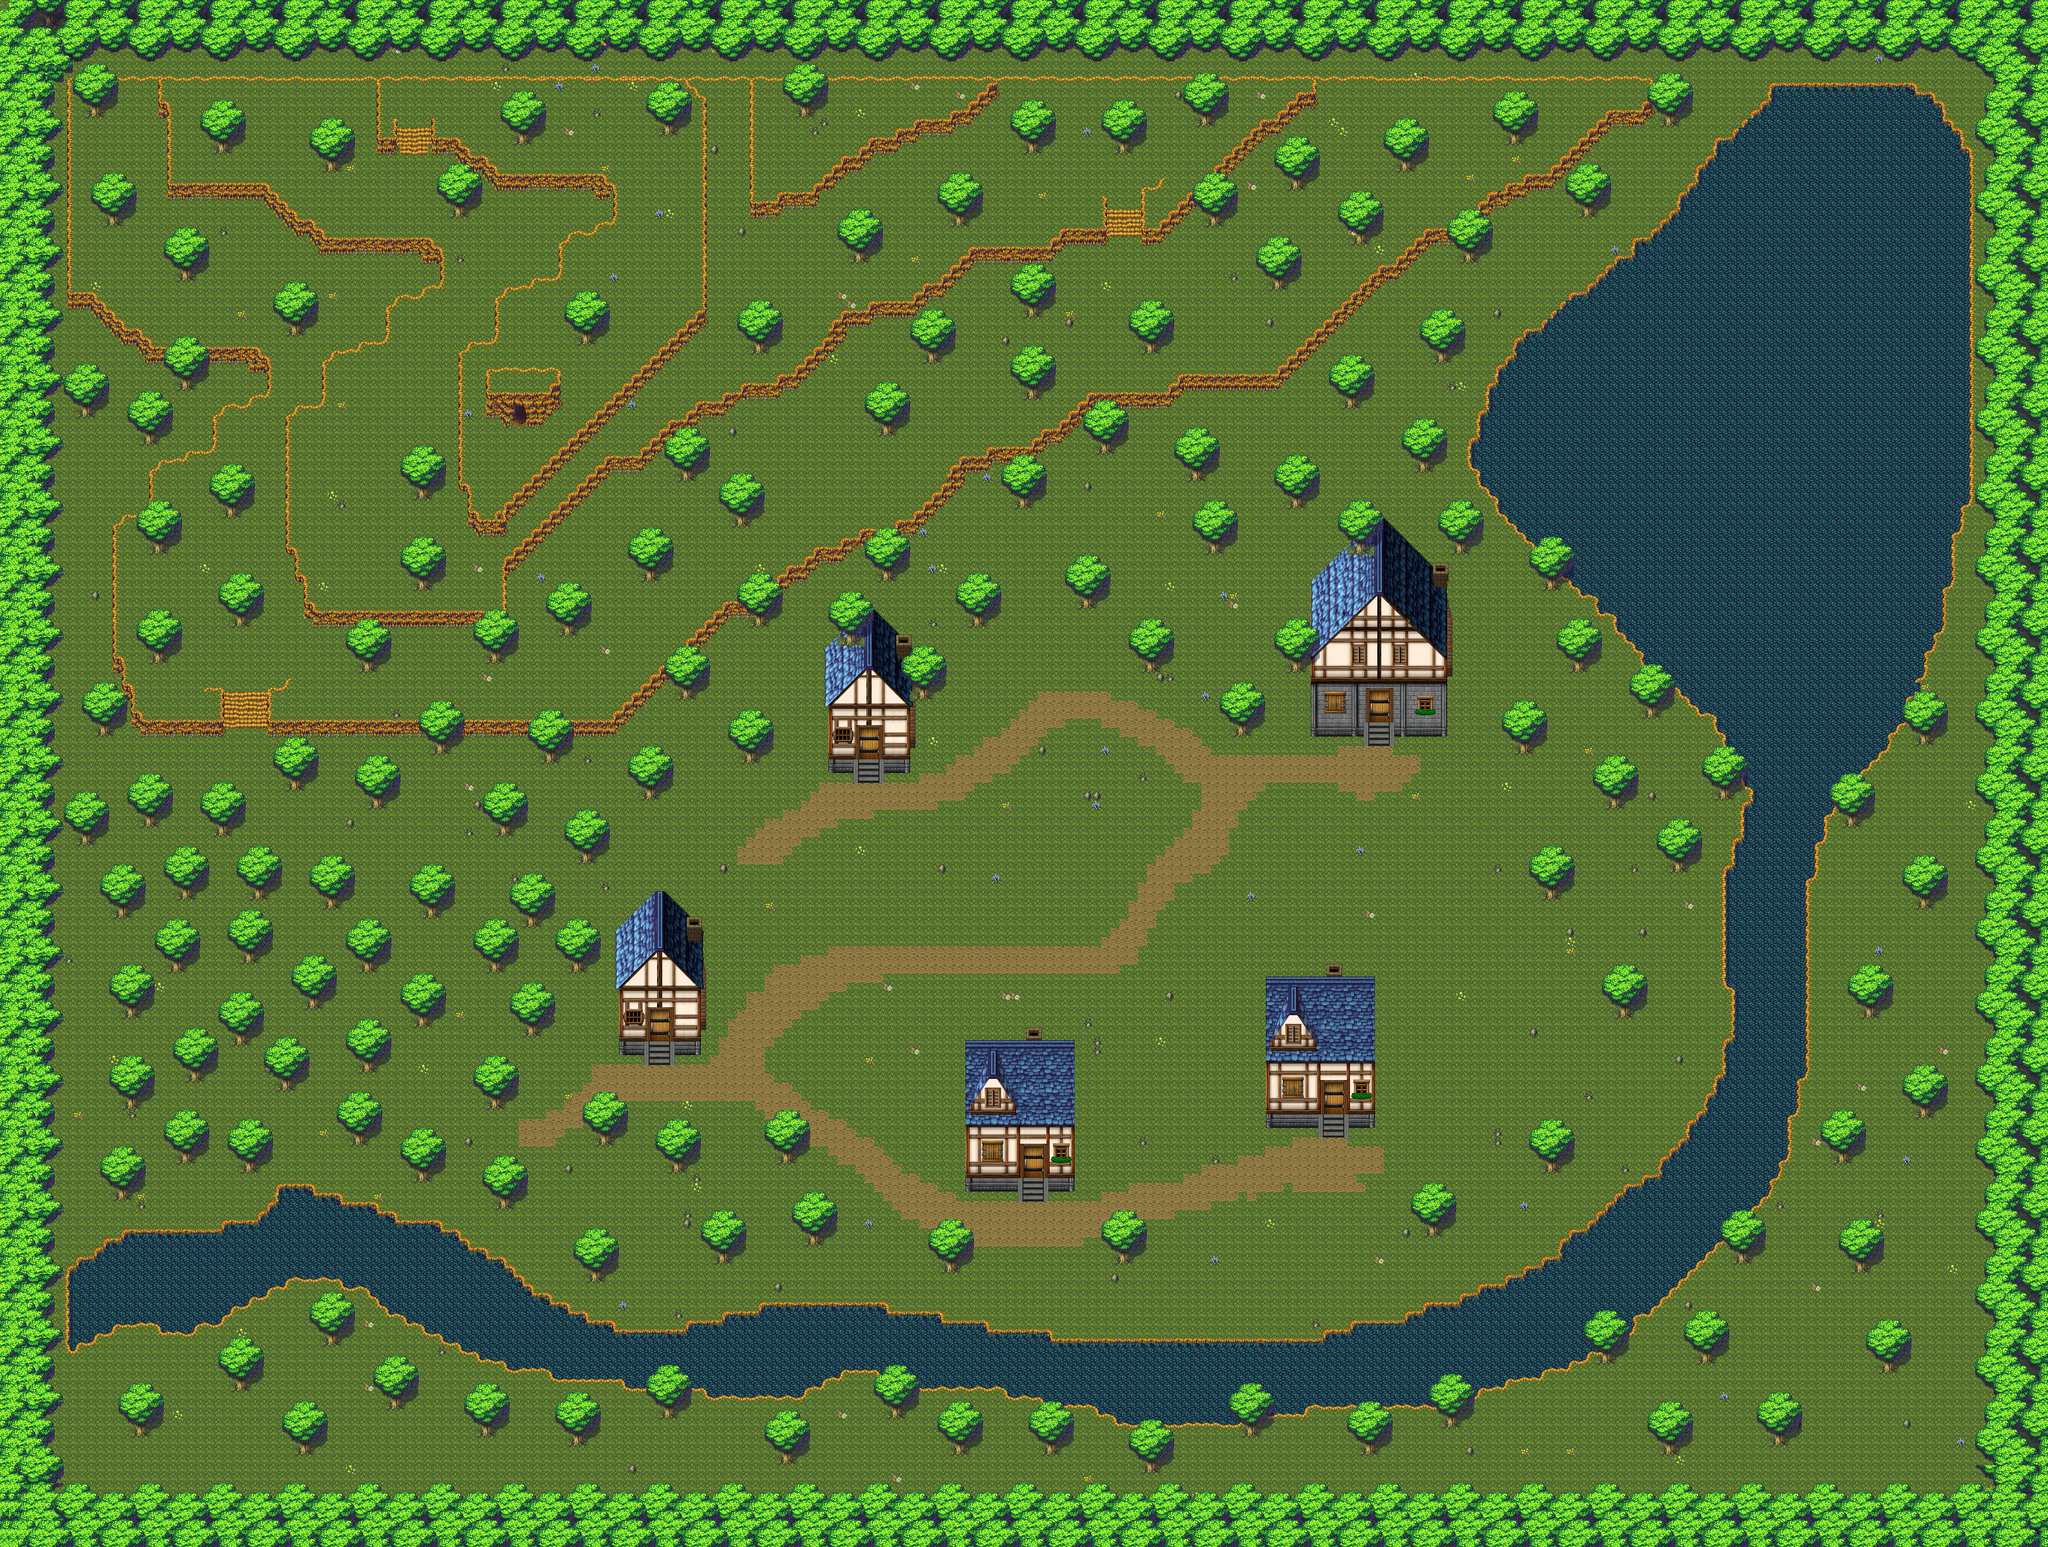

Below is a game level as drawn by its tile map, then a one-line description and the .tmx that defines it (tile-layer data replaced by summaries):
An orthogonal 225x170 tile map with 16x16 px tiles, 10 tile layers (Ground, Water_strairs, Tree_wall, Level_montagne1, ...), 7 tilesets and 703 objects (580x collision, grotte).

<map version="1.10" tiledversion="1.10.2" orientation="orthogonal" renderorder="right-down" width="225" height="170" tilewidth="16" tileheight="16" infinite="0" nextlayerid="17" nextobjectid="870">
 <tileset firstgid="1" source="../Tilesets/gentle forest v01.tsx" />
 <tileset firstgid="257" name="stairsamples" tilewidth="16" tileheight="16" tilecount="572" columns="26">
  <image source="../Tilesets/stairsamples.png" width="430" height="367" />
 </tileset>
 <tileset firstgid="829" name="home1" tilewidth="16" tileheight="16" tilecount="315" columns="15">
  <image source="../Sprites/home1.png" width="240" height="336" />
  <tile id="183">
   <objectgroup draworder="index" id="2">
    <object id="1" x="-0.25" y="-0.25" width="16.375" height="16.25" visible="0" />
   </objectgroup>
  </tile>
  <tile id="184">
   <objectgroup draworder="index" id="2">
    <object id="1" x="-0.125" y="0" width="16.375" height="16.125" visible="0" />
   </objectgroup>
  </tile>
  <tile id="185">
   <objectgroup draworder="index" id="2">
    <object id="1" x="0" y="-0.125" width="16" height="16.375" visible="0" />
   </objectgroup>
  </tile>
  <tile id="186">
   <objectgroup draworder="index" id="2">
    <object id="1" x="-0.125" y="-0.125" width="16.375" height="16.25" visible="0" />
   </objectgroup>
  </tile>
  <tile id="187">
   <objectgroup draworder="index" id="2">
    <object id="1" x="0" y="0" width="16.25" height="16.125" visible="0" />
   </objectgroup>
  </tile>
  <tile id="188">
   <objectgroup draworder="index" id="2">
    <object id="1" x="0" y="-0.125" width="16" height="16.25" visible="0" />
   </objectgroup>
  </tile>
  <tile id="189">
   <objectgroup draworder="index" id="2">
    <object id="1" x="-0.375" y="-0.125" width="16.375" height="16.25" visible="0" />
   </objectgroup>
  </tile>
  <tile id="190">
   <objectgroup draworder="index" id="2">
    <object id="1" x="0.125" y="0.125" width="16" height="16.125" visible="0" />
   </objectgroup>
  </tile>
  <tile id="191">
   <objectgroup draworder="index" id="2">
    <object id="1" x="0.125" y="0.125" width="15.875" height="15.875" visible="0" />
   </objectgroup>
  </tile>
  <tile id="192">
   <objectgroup draworder="index" id="2">
    <object id="1" x="0" y="-0.25" width="9" height="16.25" visible="0" />
   </objectgroup>
  </tile>
  <tile id="198">
   <objectgroup draworder="index" id="2">
    <object id="1" x="-0.125" y="-0.125" width="16.125" height="16.25" visible="0" />
   </objectgroup>
  </tile>
  <tile id="207">
   <objectgroup draworder="index" id="2">
    <object id="1" x="0.125" y="0" width="8.75" height="16.125" visible="0" />
   </objectgroup>
  </tile>
  <tile id="213">
   <objectgroup draworder="index" id="2">
    <object id="1" x="0" y="0" width="16.25" height="16.125" visible="0" />
   </objectgroup>
  </tile>
  <tile id="222">
   <objectgroup draworder="index" id="2">
    <object id="1" x="0" y="-0.125" width="9" height="16" visible="0" />
   </objectgroup>
  </tile>
  <tile id="228">
   <objectgroup draworder="index" id="2">
    <object id="1" x="-0.125" y="-0.125" width="16" height="16.25" visible="0" />
   </objectgroup>
  </tile>
  <tile id="237">
   <objectgroup draworder="index" id="2">
    <object id="1" x="0.125" y="-0.125" width="8.875" height="16.125" visible="0" />
   </objectgroup>
  </tile>
  <tile id="243">
   <objectgroup draworder="index" id="2">
    <object id="1" x="-0.125" y="0" width="16.25" height="16" visible="0" />
   </objectgroup>
  </tile>
  <tile id="251">
   <objectgroup draworder="index" id="2">
    <object id="1" x="-0.125" y="-0.125" width="16.375" height="16.25" visible="0" />
   </objectgroup>
  </tile>
  <tile id="252">
   <objectgroup draworder="index" id="2">
    <object id="1" x="-0.125" y="0.125" width="9.125" height="2.875" visible="0" />
   </objectgroup>
  </tile>
  <tile id="258">
   <objectgroup draworder="index" id="2">
    <object id="1" x="0" y="-0.125" width="16.125" height="16" visible="0" />
   </objectgroup>
  </tile>
  <tile id="266">
   <objectgroup draworder="index" id="2">
    <object id="1" x="-0.25" y="0" width="16.5" height="16.25" visible="0" />
   </objectgroup>
  </tile>
  <tile id="273">
   <objectgroup draworder="index" id="2">
    <object id="1" x="-0.125" y="-0.125" width="15.875" height="16" visible="0" />
   </objectgroup>
  </tile>
  <tile id="274">
   <objectgroup draworder="index" id="2">
    <object id="1" x="0" y="-0.125" width="16.25" height="15.875" visible="0" />
   </objectgroup>
  </tile>
  <tile id="275">
   <objectgroup draworder="index" id="2">
    <object id="1" x="0.125" y="0" width="15.75" height="15.875" visible="0" />
   </objectgroup>
  </tile>
  <tile id="276">
   <objectgroup draworder="index" id="2">
    <object id="1" x="-0.25" y="-0.125" width="16.25" height="16.5" visible="0" />
   </objectgroup>
  </tile>
  <tile id="278">
   <objectgroup draworder="index" id="2">
    <object id="1" x="0" y="-0.125" width="16" height="16.25" visible="0" />
   </objectgroup>
  </tile>
  <tile id="279">
   <objectgroup draworder="index" id="2">
    <object id="1" x="-0.375" y="-0.375" width="17" height="16.625" visible="0" />
   </objectgroup>
  </tile>
  <tile id="280">
   <objectgroup draworder="index" id="2">
    <object id="2" x="0" y="0.125" width="16.125" height="15.75" visible="0" />
   </objectgroup>
  </tile>
  <tile id="281">
   <objectgroup draworder="index" id="2">
    <object id="1" x="-0.125" y="0.125" width="16.375" height="15.875" visible="0" />
   </objectgroup>
  </tile>
  <tile id="291">
   <objectgroup draworder="index" id="2">
    <object id="1" x="0" y="0.125" width="16.125" height="15.75" visible="0" />
   </objectgroup>
  </tile>
  <tile id="292">
   <objectgroup draworder="index" id="2">
    <object id="1" x="-0.125" y="0" width="16.375" height="16" visible="0" />
   </objectgroup>
  </tile>
  <tile id="293">
   <objectgroup draworder="index" id="2">
    <object id="1" x="0" y="-0.25" width="16.5" height="16.625" visible="0" />
   </objectgroup>
  </tile>
 </tileset>
 <tileset firstgid="1144" name="home2" tilewidth="16" tileheight="16" tilecount="378" columns="18">
  <image source="../Sprites/home2.png" width="288" height="336" />
  <tile id="219">
   <objectgroup draworder="index" id="2">
    <object id="1" x="-0.375" y="0" width="16.375" height="16.125" visible="0" />
   </objectgroup>
  </tile>
  <tile id="220">
   <objectgroup draworder="index" id="2">
    <object id="1" x="0.125" y="-0.125" width="16" height="16.25" visible="0" />
   </objectgroup>
  </tile>
  <tile id="221">
   <objectgroup draworder="index" id="2">
    <object id="1" x="0" y="0" width="16" height="16" visible="0" />
   </objectgroup>
  </tile>
  <tile id="222">
   <objectgroup draworder="index" id="2">
    <object id="1" x="0.125" y="-0.125" width="16" height="16.375" visible="0" />
   </objectgroup>
  </tile>
  <tile id="223">
   <objectgroup draworder="index" id="2">
    <object id="2" x="0.125" y="-0.125" width="16.125" height="16.375" visible="0" />
   </objectgroup>
  </tile>
  <tile id="224">
   <objectgroup draworder="index" id="2">
    <object id="1" x="-0.25" y="0.125" width="16.5" height="16" visible="0" />
   </objectgroup>
  </tile>
  <tile id="225">
   <objectgroup draworder="index" id="2">
    <object id="1" x="0" y="0" width="16.125" height="15.75" visible="0" />
   </objectgroup>
  </tile>
  <tile id="226">
   <objectgroup draworder="index" id="2">
    <object id="1" x="0" y="0.125" width="16" height="16.25" visible="0" />
   </objectgroup>
  </tile>
  <tile id="227">
   <objectgroup draworder="index" id="2">
    <object id="1" x="0.125" y="-0.5" width="15.875" height="16.75" visible="0" />
   </objectgroup>
  </tile>
  <tile id="228">
   <objectgroup draworder="index" id="2">
    <object id="1" x="0.125" y="-0.125" width="16" height="16.125" visible="0" />
   </objectgroup>
  </tile>
  <tile id="229">
   <objectgroup draworder="index" id="2">
    <object id="1" x="0" y="0.125" width="16.125" height="16" visible="0" />
   </objectgroup>
  </tile>
  <tile id="230">
   <objectgroup draworder="index" id="2">
    <object id="1" x="0" y="-0.125" width="16.125" height="16.375" visible="0" />
   </objectgroup>
  </tile>
  <tile id="237">
   <objectgroup draworder="index" id="2">
    <object id="1" x="1" y="0" width="14.875" height="16.125" visible="0" />
   </objectgroup>
  </tile>
  <tile id="248">
   <objectgroup draworder="index" id="2">
    <object id="1" x="0" y="0" width="16.125" height="16.375" visible="0" />
   </objectgroup>
  </tile>
  <tile id="255">
   <objectgroup draworder="index" id="2">
    <object id="1" x="0.875" y="-0.125" width="15" height="16.25" visible="0" />
   </objectgroup>
  </tile>
  <tile id="266">
   <objectgroup draworder="index" id="2">
    <object id="1" x="0" y="0.125" width="16.25" height="15.875" visible="0" />
   </objectgroup>
  </tile>
  <tile id="273">
   <objectgroup draworder="index" id="2">
    <object id="1" x="1" y="0.125" width="15.25" height="16.25" visible="0" />
   </objectgroup>
  </tile>
  <tile id="284">
   <objectgroup draworder="index" id="2">
    <object id="1" x="0.125" y="0.125" width="15.75" height="16.125" visible="0" />
   </objectgroup>
  </tile>
  <tile id="291">
   <objectgroup draworder="index" id="2">
    <object id="1" x="1.125" y="0" width="15.125" height="16.25" visible="0" />
   </objectgroup>
  </tile>
  <tile id="302">
   <objectgroup draworder="index" id="2">
    <object id="1" x="-0.125" y="0.125" width="16.375" height="15.875" visible="0" />
   </objectgroup>
  </tile>
  <tile id="309">
   <objectgroup draworder="index" id="2">
    <object id="1" x="1.25" y="-0.5" width="14.875" height="16.75" visible="0" />
   </objectgroup>
  </tile>
  <tile id="320">
   <objectgroup draworder="index" id="2">
    <object id="1" x="0" y="-0.125" width="16" height="16.25" visible="0" />
   </objectgroup>
  </tile>
  <tile id="327">
   <objectgroup draworder="index" id="2">
    <object id="1" x="1.25" y="0" width="15" height="14.75" visible="0" />
   </objectgroup>
  </tile>
  <tile id="328">
   <objectgroup draworder="index" id="2">
    <object id="1" x="0.25" y="0" width="15.875" height="15.875" visible="0" />
   </objectgroup>
  </tile>
  <tile id="329">
   <objectgroup draworder="index" id="2">
    <object id="1" x="-0.125" y="-0.375" width="16.25" height="16" visible="0" />
   </objectgroup>
  </tile>
  <tile id="330">
   <objectgroup draworder="index" id="2">
    <object id="1" x="0.125" y="0" width="15.875" height="15.75" visible="0" />
   </objectgroup>
  </tile>
  <tile id="331">
   <objectgroup draworder="index" id="2">
    <object id="1" x="0" y="0" width="15.875" height="15.875" visible="0" />
   </objectgroup>
  </tile>
  <tile id="332">
   <objectgroup draworder="index" id="2">
    <!-- 1 objects omitted --></objectgroup>
  </tile>
  <tile id="333">
   <objectgroup draworder="index" id="2">
    <!-- 1 objects omitted --></objectgroup>
  </tile>
  <tile id="335">
   <objectgroup draworder="index" id="2">
    <!-- 1 objects omitted --></objectgroup>
  </tile>
  <tile id="336">
   <objectgroup draworder="index" id="2">
    <!-- 1 objects omitted --></objectgroup>
  </tile>
  <tile id="337">
   <objectgroup draworder="index" id="2">
    <!-- 1 objects omitted --></objectgroup>
  </tile>
  <tile id="338">
   <objectgroup draworder="index" id="2">
    <!-- 1 objects omitted --></objectgroup>
  </tile>
  <tile id="351">
   <objectgroup draworder="index" id="2">
    <!-- 1 objects omitted --></objectgroup>
  </tile>
  <tile id="352">
   <objectgroup draworder="index" id="2">
    <!-- 1 objects omitted --></objectgroup>
  </tile>
  <tile id="353">
   <objectgroup draworder="index" id="2">
    <!-- 1 objects omitted --></objectgroup>
  </tile>
 </tileset>
 <tileset firstgid="1522" name="home3" tilewidth="16" tileheight="16" tilecount="567" columns="21">
  <image source="../Sprites/home3.png" width="336" height="432" />
  <tile id="318">
   <objectgroup draworder="index" id="2">
    <!-- 1 objects omitted --></objectgroup>
  </tile>
  <tile id="319">
   <objectgroup draworder="index" id="2">
    <!-- 1 objects omitted --></objectgroup>
  </tile>
  <tile id="320">
   <objectgroup draworder="index" id="2">
    <!-- 1 objects omitted --></objectgroup>
  </tile>
  <tile id="321">
   <objectgroup draworder="index" id="2">
    <!-- 1 objects omitted --></objectgroup>
  </tile>
  <tile id="322">
   <objectgroup draworder="index" id="2">
    <!-- 1 objects omitted --></objectgroup>
  </tile>
  <tile id="323">
   <objectgroup draworder="index" id="2">
    <!-- 1 objects omitted --></objectgroup>
  </tile>
  <tile id="324">
   <objectgroup draworder="index" id="2">
    <!-- 1 objects omitted --></objectgroup>
  </tile>
  <tile id="325">
   <objectgroup draworder="index" id="2">
    <!-- 1 objects omitted --></objectgroup>
  </tile>
  <tile id="326">
   <objectgroup draworder="index" id="2">
    <!-- 1 objects omitted --></objectgroup>
  </tile>
  <tile id="327">
   <objectgroup draworder="index" id="2">
    <!-- 1 objects omitted --></objectgroup>
  </tile>
  <tile id="328">
   <objectgroup draworder="index" id="2">
    <!-- 1 objects omitted --></objectgroup>
  </tile>
  <tile id="329">
   <objectgroup draworder="index" id="2">
    <!-- 1 objects omitted --></objectgroup>
  </tile>
  <tile id="330">
   <objectgroup draworder="index" id="2">
    <!-- 1 objects omitted --></objectgroup>
  </tile>
  <tile id="331">
   <objectgroup draworder="index" id="2">
    <!-- 1 objects omitted --></objectgroup>
  </tile>
  <tile id="332">
   <objectgroup draworder="index" id="2">
    <!-- 1 objects omitted --></objectgroup>
  </tile>
  <tile id="333">
   <objectgroup draworder="index" id="2">
    <!-- 1 objects omitted --></objectgroup>
  </tile>
  <tile id="339">
   <objectgroup draworder="index" id="2">
    <!-- 1 objects omitted --></objectgroup>
  </tile>
  <tile id="354">
   <objectgroup draworder="index" id="2">
    <!-- 1 objects omitted --></objectgroup>
  </tile>
  <tile id="360">
   <objectgroup draworder="index" id="2">
    <!-- 1 objects omitted --></objectgroup>
  </tile>
  <tile id="375">
   <objectgroup draworder="index" id="2">
    <!-- 1 objects omitted --></objectgroup>
  </tile>
  <tile id="381">
   <objectgroup draworder="index" id="2">
    <!-- 1 objects omitted --></objectgroup>
  </tile>
  <tile id="395">
   <objectgroup draworder="index" id="2">
    <!-- 1 objects omitted --></objectgroup>
  </tile>
  <tile id="396">
   <objectgroup draworder="index" id="2">
    <!-- 1 objects omitted --></objectgroup>
  </tile>
  <tile id="402">
   <objectgroup draworder="index" id="2">
    <!-- 1 objects omitted --></objectgroup>
  </tile>
  <tile id="416">
   <objectgroup draworder="index" id="2">
    <!-- 1 objects omitted --></objectgroup>
  </tile>
  <tile id="423">
   <objectgroup draworder="index" id="2">
    <!-- 1 objects omitted --></objectgroup>
  </tile>
  <tile id="437">
   <objectgroup draworder="index" id="2">
    <!-- 1 objects omitted --></objectgroup>
  </tile>
  <tile id="444">
   <objectgroup draworder="index" id="2">
    <!-- 1 objects omitted --></objectgroup>
  </tile>
  <tile id="458">
   <objectgroup draworder="index" id="2">
    <!-- 1 objects omitted --></objectgroup>
  </tile>
  <tile id="465">
   <objectgroup draworder="index" id="2">
    <!-- 1 objects omitted --></objectgroup>
  </tile>
  <tile id="479">
   <objectgroup draworder="index" id="2">
    <!-- 1 objects omitted --></objectgroup>
  </tile>
  <tile id="486">
   <objectgroup draworder="index" id="2">
    <!-- 1 objects omitted --></objectgroup>
  </tile>
  <tile id="500">
   <objectgroup draworder="index" id="2">
    <!-- 1 objects omitted --></objectgroup>
  </tile>
  <tile id="507">
   <objectgroup draworder="index" id="2">
    <!-- 1 objects omitted --></objectgroup>
  </tile>
  <tile id="508">
   <objectgroup draworder="index" id="2">
    <!-- 1 objects omitted --></objectgroup>
  </tile>
  <tile id="509">
   <objectgroup draworder="index" id="2">
    <!-- 1 objects omitted --></objectgroup>
  </tile>
  <tile id="510">
   <objectgroup draworder="index" id="2">
    <!-- 1 objects omitted --></objectgroup>
  </tile>
  <tile id="511">
   <objectgroup draworder="index" id="2">
    <!-- 1 objects omitted --></objectgroup>
  </tile>
  <tile id="512">
   <objectgroup draworder="index" id="2">
    <!-- 1 objects omitted --></objectgroup>
  </tile>
  <tile id="513">
   <objectgroup draworder="index" id="2">
    <!-- 1 objects omitted --></objectgroup>
  </tile>
  <tile id="515">
   <objectgroup draworder="index" id="2">
    <!-- 1 objects omitted --></objectgroup>
  </tile>
  <tile id="516">
   <objectgroup draworder="index" id="2">
    <!-- 1 objects omitted --></objectgroup>
  </tile>
  <tile id="517">
   <objectgroup draworder="index" id="2">
    <!-- 1 objects omitted --></objectgroup>
  </tile>
  <tile id="518">
   <objectgroup draworder="index" id="2">
    <!-- 1 objects omitted --></objectgroup>
  </tile>
  <tile id="519">
   <objectgroup draworder="index" id="2">
    <!-- 1 objects omitted --></objectgroup>
  </tile>
  <tile id="520">
   <objectgroup draworder="index" id="2">
    <!-- 1 objects omitted --></objectgroup>
  </tile>
  <tile id="521">
   <objectgroup draworder="index" id="2">
    <!-- 1 objects omitted --></objectgroup>
  </tile>
  <tile id="534">
   <objectgroup draworder="index" id="2">
    <!-- 1 objects omitted --></objectgroup>
  </tile>
  <tile id="535">
   <objectgroup draworder="index" id="2">
    <!-- 1 objects omitted --></objectgroup>
  </tile>
  <tile id="536">
   <objectgroup draworder="index" id="2">
    <!-- 1 objects omitted --></objectgroup>
  </tile>
 </tileset>
 <tileset firstgid="2089" name="Water+" tilewidth="16" tileheight="16" tilecount="168" columns="12">
  <image source="../Tilesets/Water+.png" width="192" height="224" />
 </tileset>
 <tileset firstgid="2257" name="gentle tree wall" tilewidth="16" tileheight="16" tilecount="1536" columns="48">
  <image source="../Tilesets/19.07a Gentle Forest 3.0/tree wall/gentle tree wall, canopy only.png" width="768" height="512" />
 </tileset>
 <layer id="1" name="Ground" width="225" height="170">
  <data>[38250 cells, 38250 non-empty, 10 distinct tile ids]</data>
 </layer>
 <layer id="5" name="Water_strairs" width="225" height="170">
  <data>[38250 cells, 5506 non-empty, 7 distinct tile ids]</data>
 </layer>
 <layer id="11" name="Tree_wall" width="225" height="170">
  <data>[38250 cells, 5912 non-empty, 507 distinct tile ids]</data>
 </layer>
 <layer id="7" name="Level_montagne1" class="collision" width="225" height="170">
  <data>[38250 cells, 1443 non-empty, 44 distinct tile ids]</data>
 </layer>
 <layer id="8" name="Level_montagne2" width="225" height="170">
  <data>[38250 cells, 642 non-empty, 26 distinct tile ids]</data>
 </layer>
 <layer id="9" name="Level_montagne3" class="collision" width="225" height="170">
  <data>[38250 cells, 319 non-empty, 38 distinct tile ids]</data>
 </layer>
 <layer id="10" name="Level_montagne_4" class="collision" width="225" height="170">
  <data>[38250 cells, 2 non-empty, 2 distinct tile ids]</data>
 </layer>
 <layer id="3" name="Maison" width="225" height="170">
  <data>[38250 cells, 606 non-empty, 412 distinct tile ids]</data>
 </layer>
 <objectgroup id="16" name="grotte">
  <!-- 1 objects omitted --></objectgroup>
 <objectgroup id="15" name="collision" class="collision">
  <!-- 584 objects omitted --></objectgroup>
 <layer id="4" name="Maison_up" width="225" height="170">
  <data>[38250 cells, 994 non-empty, 683 distinct tile ids]</data>
 </layer>
 <layer id="13" name="Tree_up" width="225" height="170" opacity="0.94">
  <data>[38250 cells, 4613 non-empty, 30 distinct tile ids]</data>
 </layer>
</map>
<!-- 644 of 703 objects omitted -->
